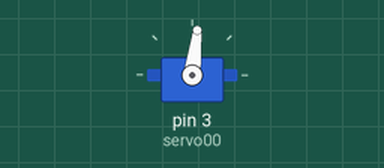
The sketch below on a simulated Arduino Uno, built with avr-gcc and run on an emulated ATmega328P. Shown: servo.

Above: at 0.05 s.
Timing chart, 0 to 4.6 s (numbered marks = the images above):
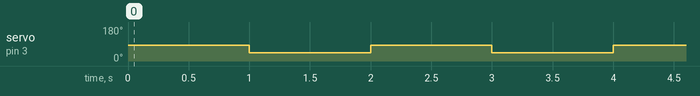

The sketch:

servomove.ino
```cpp
#include <Servo.h>

Servo servo00;

void setup(){
  servo00.attach(3);
  servo00.writeMicroseconds(1500);
}

void loop() {
  servo00.writeMicroseconds(1400);
  delay(1000);
  servo00.writeMicroseconds(1000);
  delay(1000);
}
```

Measured:
- by itself, servo on pin 3 (servo00): alternates 83° for 1.0 s and 44° for 1.0 s
